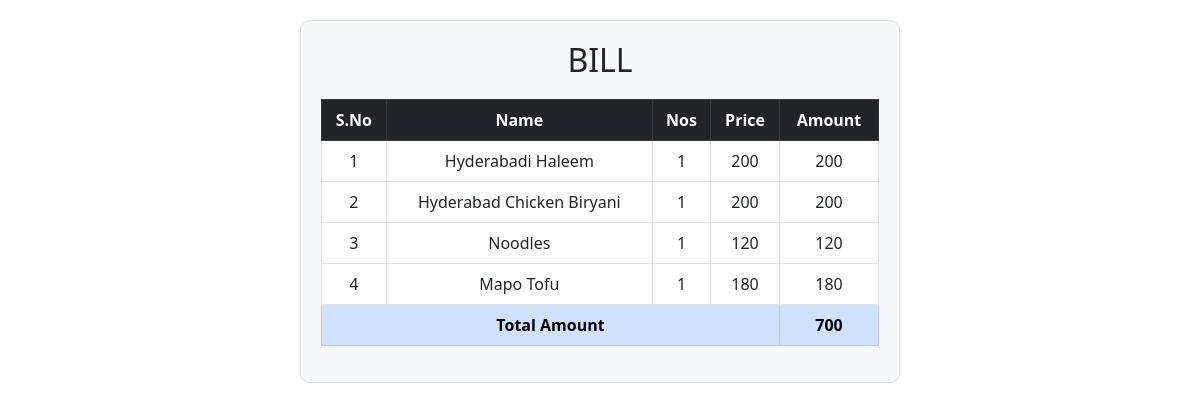
/renderBill, run on the app's committed database.
### qrgenerator.py (models this page shows)
class Order(db.Model):
    id = db.Column(db.Integer(), primary_key=True)
    orderid = db.Column(db.Integer(), nullable=False)
    ordernos = db.Column(db.Integer(), nullable=False)
    ordername =  db.Column(db.String(length=30), nullable=False)
    orderprice = db.Column(db.Integer(), nullable=False)

### qrgenerator.py (the view)
@app.route('/renderBill')
def renderBill():
    orders = Order.query.all()
    total_amount = 0
    for order in orders:
        total_amount += order.ordernos * order.orderprice
    return render_template('renderBill.html', orders=orders, total_amount=total_amount)

### Templates/renderBill.html (shortened to what this page needs)
<!DOCTYPE html>
<html lang="en">
<head>
</head>
<body>
    <!DOCTYPE html>
<html lang="en">
<head>
    <link rel="stylesheet" href="https://cdn.jsdelivr.net/npm/bootstrap@5.3.0/dist/css/bootstrap.min.css">
</head>
<body>
<div class="bill-container">
    <h2>BILL</h2>
    <table class="table table-bordered">
        <thead class="table-dark">
            <tr>
                <th>S.No</th>
                <th>Name</th>
                <th>Nos</th>
                <th>Price</th>
                <th>Amount</th>
            </tr>
        </thead>
        <tbody>
            {% for order in orders %}
            {% set amount = order.ordernos * order.orderprice %}
            <tr>
                <td>{{ loop.index }}</td>
                <td>{{ order.ordername }}</td>
                <td>{{ order.ordernos }}</td>
                <td>{{ order.orderprice }}</td>
                <td>{{ amount }}</td>
            </tr>
            {% endfor %}
            <tr class="table-primary">
                <td colspan="4"><strong>Total Amount</strong></td>
                <td><strong>{{ total_amount }}</strong></td>
            </tr>
        </tbody>
    </table>
</div>
</body>
</html>
</body>
</html>

### Templates/renderBill.html (style rules this page uses)
body { padding: 20px; }
.bill-container { max-width: 600px; margin: auto; padding: 20px; border: 1px solid #ddd; border-radius: 10px; background: #f8f9fa; }
h2 { text-align: center; margin-bottom: 20px; }
.table th, .table td { text-align: center; }

### data on the page
Order: ordername "Hyderabadi Haleem", ordernos "1", orderprice "200"
Order: ordername "Hyderabad Chicken Biryani", ordernos "1", orderprice "200"
Order: ordername "Noodles", ordernos "1", orderprice "120"
Order: ordername "Mapo Tofu", ordernos "1", orderprice "180"

### other printed values
{{ total_amount }} "700"
